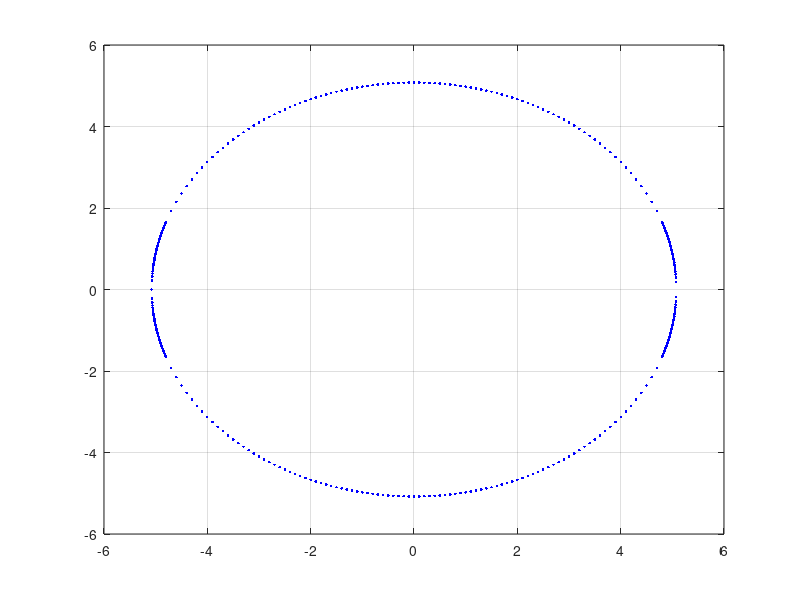

The MATLAB source for this figure: (Note: this script raises an error after producing the figure.)
clearvars
close all
clc

dbstop if error

cd('C:\Users\akselfe\OneDrive - NTNU\DERS\matlab\LongTermResponse\SDOF_example');


tag = 'ECM_2param';

figdir = strcat(cd,'\figures\',tag);
mkdir(figdir);

%%

Ftarget = 1-1/(365*24*6*100);
beta_target = norminv(Ftarget);

% u1vals = -beta_target:0.1:beta_target;
u1vals = [-beta_target:0.005:-4.8 -4.8:0.1:4.8 4.8:0.005:beta_target];
u2vals = sqrt(beta_target.^2 - u1vals.^2);

uu = [u1vals(:),u2vals(:); u1vals(:),-u2vals(:)];

figure; 
plot(uu(:,1),uu(:,2),'b.'); 
grid on;
h = gca;
h.LineWidth = 1.5;
h.FontSize = 12;
h.XLabel.String = 'u_{1}';
h.YLabel.String = 'u_{2}';
h.Children.MarkerSize = 8;
legend(strcat('\beta = ', num2str(beta_target)) );
fig = gcf;
width = fig.Position(4);
fig.Position = [fig.Position(1:2) width width];
savefig(strcat(figdir,'\','Ucircle.fig'));
saveas(gcf,strcat(figdir,'\','Ucircle.emf'));
close(gcf);


%% transform to actual variable space

x1 = arrayfun(@(x) logninv(x,1.0967,0.4894),arrayfun(@normcdf,uu(:,1)));

sigma_dash = 0.3159;
mu_dash1 = @(u) 0.122+0.039*u;

x2 = arrayfun(@(x,mu) logninv(x,mu,sigma_dash),arrayfun(@normcdf,uu(:,2)),arrayfun(mu_dash1,x1));

fig = figure; 
plot(x1,x2,'b.');
grid on; hold on;
h = gca;
h.LineWidth = 1.5;
h.FontSize = 12;
h.XLabel.String = 'U (m/s)';
h.YLabel.String = '\sigma_{u}';
h.YLim = [0 8];
h.Children.MarkerSize = 8;

% design point
hh = plot(32.8,6.03,'kd');
hh.MarkerSize = 8;
hh.LineWidth = 2;
legend(hh,'design point (FORM)')





%% 

% take an arbitrary value for sw, normally it should be the median but that
% is hard
    

[ std,stddot ] = short_term_response( x1,x2,2*ones(size(x1)) );

[~,idx] = max(std);

figure(fig);
hh = plot(x1(idx),x2(idx),'rp');
hh.MarkerSize = 8;
hh.LineWidth = 2;
h.Legend.String{2} = 'ECM';
savefig(strcat(figdir,'\','contour_U_su.fig'));
saveas(gcf,strcat(figdir,'\','contour_U_su.emf'));
close(gcf);


Tshort = 600;
[ x_05 ] = short_term_extreme_inv( std(idx),stddot(idx),Tshort,0.5 );

[ x_09 ] = short_term_extreme_inv( std(idx),stddot(idx),Tshort,0.9 );





